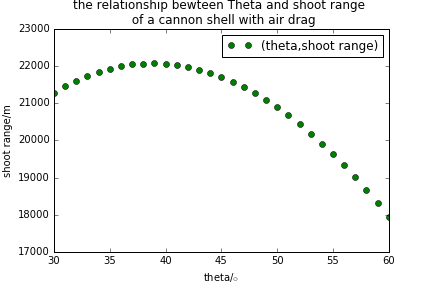

Here is the Python script that generated this plot:
# -*- coding: utf-8 -*-
"""
Created on Mon May 23 16:02:44 2016

@author: asus
"""

import math
import matplotlib.pyplot as plt
x=[]
y=[]
v_x=[]
v_y=[]
t=[]
i=[]
theta_list=[]
x_list=[]
v=[]
dt=0.01
g=-9.8
v_init=700*2**0.5
B=0.00004

for theta in range(30,61):
    i.append(0);v.append(v_init)
    v_x.append(v_init*math.cos(theta*math.pi/180))
    v_y.append(v_init*math.sin(theta*math.pi/180))
    x.append(0.0)
    y.append(0.0)
    t.append(0.0)
    while y[-1]>=0.0:
        v.append(math.sqrt(v_x[-1]**2+v_y[-1]**2))
        x_tmp=x[-1]+dt*v_x[-1]
        x.append(x_tmp)
        v_x_tmp=v_x[-1]-B*v[-1]*v_x[-1]*dt
        v_x.append(v_x_tmp)
        y_tmp=y[-1]+dt*v_y[-1]
        y.append(y_tmp)
        v_y_tmp=v_y[-1]+dt*g-B*v[-1]*v_y[-1]*dt
        v_y.append(v_y_tmp)
        i_tmp=i[-1]+1
        i.append(i_tmp)
        t.append(dt*i[-1])
        
     
    theta_list.append(theta);x_list.append(x[-1])
    
plt.plot(theta_list,x_list,'og' , label="(theta,shoot range)")
plt.xlabel("theta/$\circ$")
plt.ylabel("shoot range/m")
plt.title('the relationship bewteen Theta and shoot range \n of a cannon shell with air drag')
plt.legend()
plt.savefig('draged cannon.png')
plt.show()
